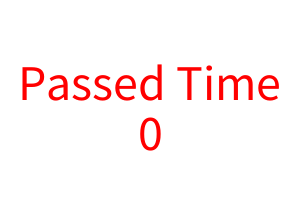
Frame 1 (no input)
Frame 60 (the mouse pressed at the canvas centre just before this capture): identical to frame 1, image omitted
Frame 120 (the mouse held since frame 60 and released just before this capture): identical to frame 1, image omitted

The Processing sketch that drew this single still picture (run headless with seeded random() and noise(); from frame 60 on, the mouse is pressed at the canvas centre):

// Processing sketch: Timer3
// ── Timer3.pde
class Timer {
  int timer,saved,passed;
  Timer(int timer) {
    this.timer = timer;
    this.saved = 0;
    this.passed = 0;
  }
  void start() {
    if (this.saved == 0) {
      this.saved = millis();
    }
  }
  int stop() {
    if (this.saved != 0) {
      this.passed = (millis()-this.saved)/1000;
      this.saved = 0;
    }
    return this.passed;
  }
  boolean is_finished() {
    if (this.saved != 0) {
      if ((millis()-this.saved)/1000 >= this.timer) {
        this.stop();
        return true;
      } else {
        return false;
      }
    }
    return true;
  }
  int get_time() {
    if (this.is_finished()) {
      return this.passed;
    } else {
      return (millis()-this.saved)/1000;
    }
  }
}

Timer timer = new Timer(10);

void setup() {
  size(300,200);
}

void draw() {
  background(255);
  textAlign(CENTER);
  textSize(50);
  fill(255,0,0);
  if (!timer.is_finished()) {
    text("Start",width/2,height/2);
    text(timer.get_time(),width/2,height-50);
  } else {
    text("Passed Time",width/2,height/2);
    text(timer.get_time(),width/2,height-50);
  }
}

void keyPressed() {
  if (key == ENTER) {
    if (timer.is_finished()) {
      timer.start();
    } else {
      timer.stop();
    }
  }
}
